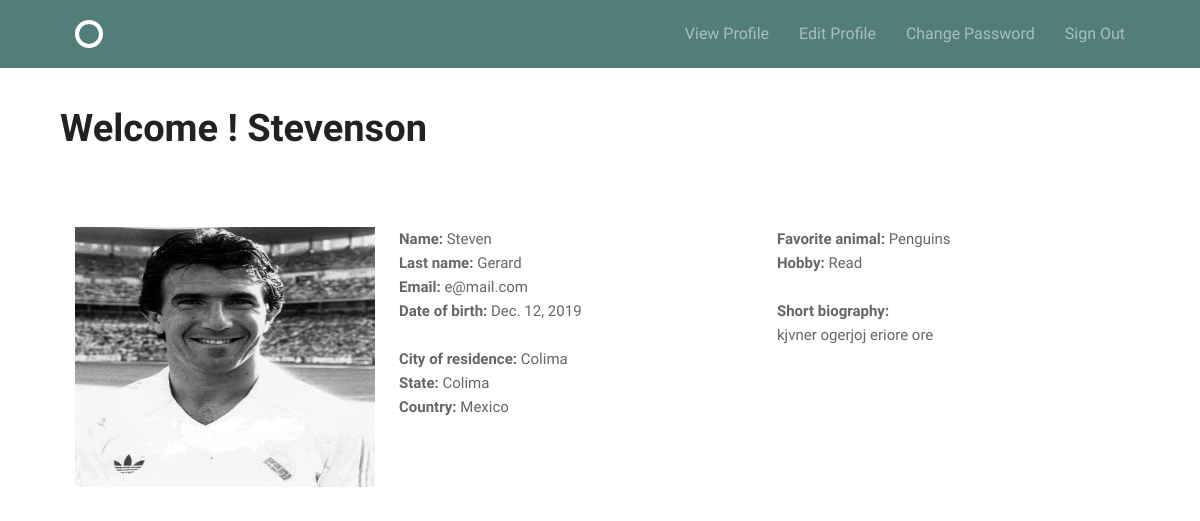
The page /accounts/profile/ (signed in) on the database its author committed.
### accounts/models.py (models this page shows)
class Profile(models.Model):
    username = models.OneToOneField(User,on_delete=models.CASCADE)
    email = models.EmailField(null=True,blank=True,unique=True)
    date_birth = models.DateField(null=True,blank=True)
    avatar = models.ImageField(
        upload_to='images/', null=True, blank=True)
    bio = models.TextField(max_length=255, blank=True)
    city = models.CharField(max_length=255, blank=True)
    state = models.CharField(max_length=255, blank=True)
    country = models.CharField(max_length=255, blank=True)
    fav_animal = models.CharField(max_length=255, blank=True)
    hobby = models.CharField(max_length=255, blank=True)

### accounts/views.py (the view)
# urls.py: url(r'profile/$', views.profile, name='profile'),
@login_required
def profile(request):
    if request.method == 'GET':
        user = request.user
        profile = request.user.profile
        return render(request, 'accounts/profile.html',
            {'user': user,'profile': profile})

### accounts/templates/accounts/profile.html (shortened to what this page needs)
{% extends 'layout.html' %}
{% load static from staticfiles %}
{% block body %}
<h1> Welcome !   {{ user.username }} </h1><br><br>
<div class="grid-30">
    {% if profile.avatar != '' %}
      <img class="figure" src="{{ profile.avatar.url }}" width="300" height="260">
      <br>
    {% else %}
      <b> UPLOAD IMAGE </b>
    {% endif %}
</div>
<div class="grid-35 ">
    <b>Name: </b> {{ user.first_name }}<br>
    <b>Last name: </b> {{ user.last_name }}<br>
    <b>Email: </b>  {{ profile.email }} <br>
    <b>Date of birth: </b> {{ profile.date_birth }}<br><br>
    <b>City of residence: </b> {{ profile.city }}<br>
    <b>State: </b> {{ profile.state }}<br>
    <b>Country: </b> {{ profile.country }}<br><br>
</div>
<div class="grid-35">
    <b>Favorite animal: </b> {{ profile.fav_animal }}<br>
    <b>Hobby: </b> {{ profile.hobby }}<br><br>
    <b>Short biography: </b> <br>
    {% autoescape off %}
    {{ profile.bio|force_escape }}
    {% endautoescape %}
</div>
{% endblock%}

### assets/css/global.css (style rules this page uses)
html { font-family: sans-serif; -ms-text-size-adjust: 100%; -webkit-text-size-adjust: 100%; }
body { margin: 0; }
b, strong { font-weight: bold; }
h1 { font-size: 2em; margin: 0.67em 0; }
img { border: 0; }
html { font-size: 62.5%; }
body { font-size: 1.5em; line-height: 1.6; font-weight: 400; font-family: "Cousine"; color: #666; }
.grid, .grid-5, .grid-10, .grid-15, .grid-20, .grid-25, .grid-30, .grid-33, .grid-35, .grid-40, .grid-45, .grid-50, .grid-55, .grid-60, .grid-65, .grid-66, .grid-70, .grid-75, .grid-80, .grid-90, .grid-95, .grid-100 { float: left; box-sizing: border-box; position: relative; }
.grid-30 { width: 30%; padding: 0 15px; }
.grid-35 { width: 35%; padding: 0 15px; }
h1, h2, h3, h4, h5, h6 { margin-top: 0; margin-bottom: 2rem; font-weight: bold; font-family: "Work Sans", sans-serif; color: #222; }
h1 { font-size: 3.8rem; }
@media (min-width: 550px) { h1 { font-size: 3.8rem; } }

### rows shown on the page
Profile: avatar (picture), email "e@mail.com", date_birth "Dec. 12, 2019", city "Colima", state "Colima", country "Mexico", fav_animal "Penguins", hobby "Read", bio "kjvner ogerjoj eriore ore"

### other values the page prints
{{ user.username }} "Stevenson"
{{ user.first_name }} "Steven"
{{ user.last_name }} "Gerard"
